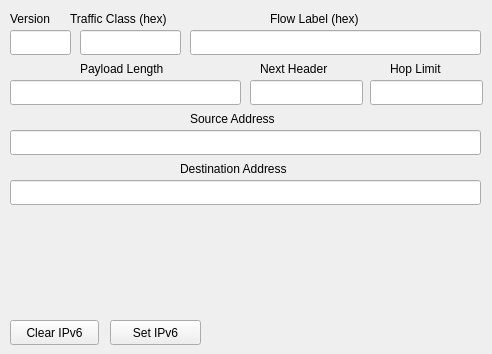
    <widget class="QWidget" name="tab_5">
     <attribute name="title">
      <string>IPv6</string>
     </attribute>
     <widget class="QLabel" name="label_33">
      <property name="geometry">
       <rect>
        <x>10</x>
        <y>10</y>
        <width>51</width>
        <height>17</height>
       </rect>
      </property>
      <property name="text">
       <string>Version</string>
      </property>
     </widget>
     <widget class="QLineEdit" name="verIPv6">
      <property name="geometry">
       <rect>
        <x>10</x>
        <y>30</y>
        <width>61</width>
        <height>25</height>
       </rect>
      </property>
      <property name="alignment">
       <set>Qt::AlignCenter</set>
      </property>
     </widget>
     <widget class="QLabel" name="label_34">
      <property name="geometry">
       <rect>
        <x>70</x>
        <y>10</y>
        <width>121</width>
        <height>17</height>
       </rect>
      </property>
      <property name="text">
       <string>Traffic Class (hex)</string>
      </property>
     </widget>
     <widget class="QLineEdit" name="tcIPv6">
      <property name="geometry">
       <rect>
        <x>80</x>
        <y>30</y>
        <width>101</width>
        <height>25</height>
       </rect>
      </property>
      <property name="alignment">
       <set>Qt::AlignCenter</set>
      </property>
     </widget>
     <widget class="QLabel" name="label_35">
      <property name="geometry">
       <rect>
        <x>270</x>
        <y>10</y>
        <width>121</width>
        <height>17</height>
       </rect>
      </property>
      <property name="text">
       <string>Flow Label (hex)</string>
      </property>
     </widget>
     <widget class="QLineEdit" name="flIPv6">
      <property name="geometry">
       <rect>
        <x>190</x>
        <y>30</y>
        <width>291</width>
        <height>25</height>
       </rect>
      </property>
      <property name="alignment">
       <set>Qt::AlignCenter</set>
      </property>
     </widget>
     <widget class="QLabel" name="label_36">
      <property name="geometry">
       <rect>
        <x>80</x>
        <y>60</y>
        <width>111</width>
        <height>17</height>
       </rect>
      </property>
      <property name="text">
       <string>Payload Length</string>
      </property>
     </widget>
     <widget class="QLineEdit" name="payIPv6">
      <property name="geometry">
       <rect>
        <x>10</x>
        <y>80</y>
        <width>231</width>
        <height>25</height>
       </rect>
      </property>
      <property name="alignment">
       <set>Qt::AlignCenter</set>
      </property>
     </widget>
     <widget class="QLabel" name="label_37">
      <property name="geometry">
       <rect>
        <x>260</x>
        <y>60</y>
        <width>91</width>
        <height>17</height>
       </rect>
      </property>
      <property name="text">
       <string>Next Header</string>
      </property>
     </widget>
     <widget class="QLineEdit" name="nhIPv6">
      <property name="geometry">
       <rect>
        <x>250</x>
        <y>80</y>
        <width>113</width>
        <height>25</height>
       </rect>
      </property>
      <property name="alignment">
       <set>Qt::AlignCenter</set>
      </property>
     </widget>
     <widget class="QLabel" name="label_38">
      <property name="geometry">
       <rect>
        <x>390</x>
        <y>60</y>
        <width>71</width>
        <height>17</height>
       </rect>
      </property>
      <property name="text">
       <string>Hop Limit</string>
      </property>
     </widget>
     <widget class="QLineEdit" name="hlIPv6">
      <property name="geometry">
       <rect>
        <x>370</x>
        <y>80</y>
        <width>113</width>
        <height>25</height>
       </rect>
      </property>
      <property name="alignment">
       <set>Qt::AlignCenter</set>
      </property>
     </widget>
     <widget class="QLabel" name="label_39">
      <property name="geometry">
       <rect>
        <x>190</x>
        <y>110</y>
        <width>111</width>
        <height>17</height>
       </rect>
      </property>
      <property name="text">
       <string>Source Address</string>
      </property>
     </widget>
     <widget class="QLabel" name="label_40">
      <property name="geometry">
       <rect>
        <x>180</x>
        <y>160</y>
        <width>151</width>
        <height>17</height>
       </rect>
      </property>
      <property name="text">
       <string>Destination Address</string>
      </property>
     </widget>
     <widget class="QLineEdit" name="srcIPv6">
      <property name="geometry">
       <rect>
        <x>10</x>
        <y>130</y>
        <width>471</width>
        <height>25</height>
       </rect>
      </property>
      <property name="alignment">
       <set>Qt::AlignCenter</set>
      </property>
     </widget>
     <widget class="QLineEdit" name="destIPv6">
      <property name="geometry">
       <rect>
        <x>10</x>
        <y>180</y>
        <width>471</width>
        <height>25</height>
       </rect>
      </property>
      <property name="alignment">
       <set>Qt::AlignCenter</set>
      </property>
     </widget>
     <widget class="QPushButton" name="clearIPv6">
      <property name="geometry">
       <rect>
        <x>10</x>
        <y>320</y>
        <width>89</width>
        <height>25</height>
       </rect>
      </property>
      <property name="text">
       <string>Clear IPv6</string>
      </property>
     </widget>
     <widget class="QPushButton" name="setIPv6">
      <property name="geometry">
       <rect>
        <x>110</x>
        <y>320</y>
        <width>91</width>
        <height>25</height>
       </rect>
      </property>
      <property name="text">
       <string>Set IPv6</string>
      </property>
     </widget>
    </widget>
